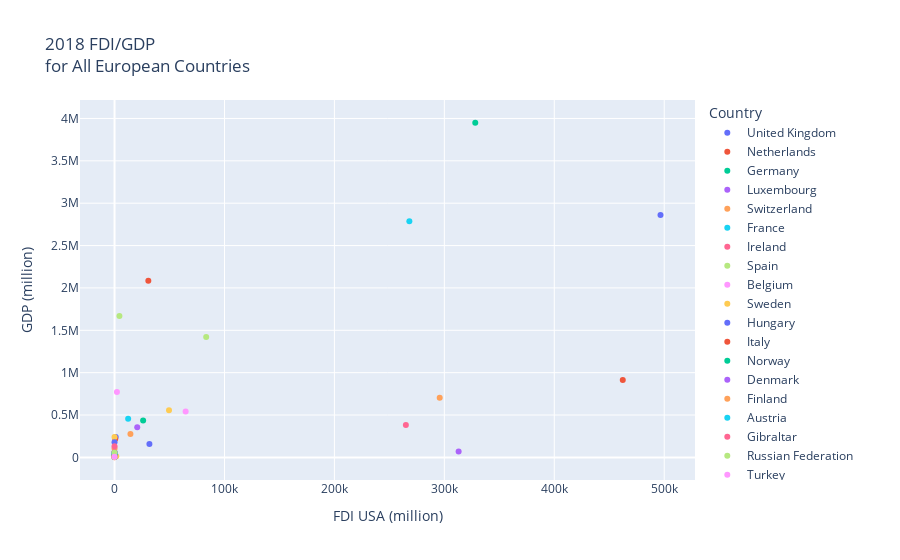

Here is the notebook cell this chart was saved with:
### Code cell
# create scatter plot showing relationship between FDI and GDP for all countries
europe_fdi_gdp_scatter = px.scatter(
    europe_format_name,
    x="FDI USA (million)",
    y="GDP (million)",
    title="2018 FDI/GDP<br>for All European Countries",
    color="Country",
)
europe_fdi_gdp_scatter.write_image("europe_fdi_gdp_scatter.png")
europe_fdi_gdp_scatter

### Figure 1 — Plotly figure (JSON) as saved in the notebook; plotly's stock layout.template omitted (floating-point values rounded to 4 significant figures)
{"data": [{"hovertemplate": "Country=United Kingdom<br>FDI USA (million)=%{x}<br>GDP (million)=%{y}<extra></extra>", "legendgroup": "United Kingdom", "marker": {"color": "#636efa", "symbol": "circle"}, "mode": "markers", "name": "United Kingdom", "orientation": "v", "showlegend": true, "type": "scatter", "x": [496622], "xaxis": "x", "y": [2861000.0], "yaxis": "y"}, {"hovertemplate": "Country=Netherlands<br>FDI USA (million)=%{x}<br>GDP (million)=%{y}<extra></extra>", "legendgroup": "Netherlands", "marker": {"color": "#EF553B", "symbol": "circle"}, "mode": "markers", "name": "Netherlands", "orientation": "v", "showlegend": true, "type": "scatter", "x": [462303], "xaxis": "x", "y": [914100.0], "yaxis": "y"}, {"hovertemplate": "Country=Germany<br>FDI USA (million)=%{x}<br>GDP (million)=%{y}<extra></extra>", "legendgroup": "Germany", "marker": {"color": "#00cc96", "symbol": "circle"}, "mode": "markers", "name": "Germany", "orientation": "v", "showlegend": true, "type": "scatter", "x": [328124], "xaxis": "x", "y": [3950000.0], "yaxis": "y"}, {"hovertemplate": "Country=Luxembourg<br>FDI USA (million)=%{x}<br>GDP (million)=%{y}<extra></extra>", "legendgroup": "Luxembourg", "marker": {"color": "#ab63fa", "symbol": "circle"}, "mode": "markers", "name": "Luxembourg", "orientation": "v", "showlegend": true, "type": "scatter", "x": [312976], "xaxis": "x", "y": [70920.0], "yaxis": "y"}, {"hovertemplate": "Country=Switzerland<br>FDI USA (million)=%{x}<br>GDP (million)=%{y}<extra></extra>", "legendgroup": "Switzerland", "marker": {"color": "#FFA15A", "symbol": "circle"}, "mode": "markers", "name": "Switzerland", "orientation": "v", "showlegend": true, "type": "scatter", "x": [295783], "xaxis": "x", "y": [705100.0], "yaxis": "y"}, {"hovertemplate": "Country=France<br>FDI USA (million)=%{x}<br>GDP (million)=%{y}<extra></extra>", "legendgroup": "France", "marker": {"color": "#19d3f3", "symbol": "circle"}, "mode": "markers", "name": "France", "orientation": "v", "showlegend": true, "type": "scatter", "x": [268169], "xaxis": "x", "y": [2788000.0], "yaxis": "y"}, {"hovertemplate": "Country=Ireland<br>FDI USA (million)=%{x}<br>GDP (million)=%{y}<extra></extra>", "legendgroup": "Ireland", "marker": {"color": "#FF6692", "symbol": "circle"}, "mode": "markers", "name": "Ireland", "orientation": "v", "showlegend": true, "type": "scatter", "x": [265004], "xaxis": "x", "y": [382700.0], "yaxis": "y"}, {"hovertemplate": "Country=Spain<br>FDI USA (million)=%{x}<br>GDP (million)=%{y}<extra></extra>", "legendgroup": "Spain", "marker": {"color": "#B6E880", "symbol": "circle"}, "mode": "markers", "name": "Spain", "orientation": "v", "showlegend": true, "type": "scatter", "x": [83379], "xaxis": "x", "y": [1420000.0], "yaxis": "y"}, {"hovertemplate": "Country=Belgium<br>FDI USA (million)=%{x}<br>GDP (million)=%{y}<extra></extra>", "legendgroup": "Belgium", "marker": {"color": "#FF97FF", "symbol": "circle"}, "mode": "markers", "name": "Belgium", "orientation": "v", "showlegend": true, "type": "scatter", "x": [64661], "xaxis": "x", "y": [542700.0], "yaxis": "y"}, {"hovertemplate": "Country=Sweden<br>FDI USA (million)=%{x}<br>GDP (million)=%{y}<extra></extra>", "legendgroup": "Sweden", "marker": {"color": "#FECB52", "symbol": "circle"}, "mode": "markers", "name": "Sweden", "orientation": "v", "showlegend": true, "type": "scatter", "x": [49546], "xaxis": "x", "y": [555500.0], "yaxis": "y"}, {"hovertemplate": "Country=Hungary<br>FDI USA (million)=%{x}<br>GDP (million)=%{y}<extra></extra>", "legendgroup": "Hungary", "marker": {"color": "#636efa", "symbol": "circle"}, "mode": "markers", "name": "Hungary", "orientation": "v", "showlegend": true, "type": "scatter", "x": [31730], "xaxis": "x", "y": [157900.0], "yaxis": "y"}, {"hovertemplate": "Country=Italy<br>FDI USA (million)=%{x}<br>GDP (million)=%{y}<extra></extra>", "legendgroup": "Italy", "marker": {"color": "#EF553B", "symbol": "circle"}, "mode": "markers", "name": "Italy", "orientation": "v", "showlegend": true, "type": "scatter", "x": [30749], "xaxis": "x", "y": [2086000.0], "yaxis": "y"}, {"hovertemplate": "Country=Norway<br>FDI USA (million)=%{x}<br>GDP (million)=%{y}<extra></extra>", "legendgroup": "Norway", "marker": {"color": "#00cc96", "symbol": "circle"}, "mode": "markers", "name": "Norway", "orientation": "v", "showlegend": true, "type": "scatter", "x": [26007], "xaxis": "x", "y": [434200.0], "yaxis": "y"}, {"hovertemplate": "Country=Denmark<br>FDI USA (million)=%{x}<br>GDP (million)=%{y}<extra></extra>", "legendgroup": "Denmark", "marker": {"color": "#ab63fa", "symbol": "circle"}, "mode": "markers", "name": "Denmark", "orientation": "v", "showlegend": true, "type": "scatter", "x": [20654], "xaxis": "x", "y": [355700.0], "yaxis": "y"}, {"hovertemplate": "Country=Finland<br>FDI USA (million)=%{x}<br>GDP (million)=%{y}<extra></extra>", "legendgroup": "Finland", "marker": {"color": "#FFA15A", "symbol": "circle"}, "mode": "markers", "name": "Finland", "orientation": "v", "showlegend": true, "type": "scatter", "x": [14464], "xaxis": "x", "y": [275900.0], "yaxis": "y"}, {"hovertemplate": "Country=Austria<br>FDI USA (million)=%{x}<br>GDP (million)=%{y}<extra></extra>", "legendgroup": "Austria", "marker": {"color": "#19d3f3", "symbol": "circle"}, "mode": "markers", "name": "Austria", "orientation": "v", "showlegend": true, "type": "scatter", "x": [12392], "xaxis": "x", "y": [455500.0], "yaxis": "y"}, {"hovertemplate": "Country=Gibraltar<br>FDI USA (million)=%{x}<br>GDP (million)=%{y}<extra></extra>", "legendgroup": "Gibraltar", "marker": {"color": "#FF6692", "symbol": "circle"}, "mode": "markers", "name": "Gibraltar", "orientation": "v", "showlegend": true, "type": "scatter", "x": [9367], "xaxis": "x", "y": [null], "yaxis": "y"}, {"hovertemplate": "Country=Russian Federation<br>FDI USA (million)=%{x}<br>GDP (million)=%{y}<extra></extra>", "legendgroup": "Russian Federation", "marker": {"color": "#B6E880", "symbol": "circle"}, "mode": "markers", "name": "Russian Federation", "orientation": "v", "showlegend": true, "type": "scatter", "x": [4455], "xaxis": "x", "y": [1670000.0], "yaxis": "y"}, {"hovertemplate": "Country=Turkey<br>FDI USA (million)=%{x}<br>GDP (million)=%{y}<extra></extra>", "legendgroup": "Turkey", "marker": {"color": "#FF97FF", "symbol": "circle"}, "mode": "markers", "name": "Turkey", "orientation": "v", "showlegend": true, "type": "scatter", "x": [2175], "xaxis": "x", "y": [771400.0], "yaxis": "y"}, {"hovertemplate": "Country=Malta<br>FDI USA (million)=%{x}<br>GDP (million)=%{y}<extra></extra>", "legendgroup": "Malta", "marker": {"color": "#FECB52", "symbol": "circle"}, "mode": "markers", "name": "Malta", "orientation": "v", "showlegend": true, "type": "scatter", "x": [1557], "xaxis": "x", "y": [14600.0], "yaxis": "y"}, {"hovertemplate": "Country=Portugal<br>FDI USA (million)=%{x}<br>GDP (million)=%{y}<extra></extra>", "legendgroup": "Portugal", "marker": {"color": "#636efa", "symbol": "circle"}, "mode": "markers", "name": "Portugal", "orientation": "v", "showlegend": true, "type": "scatter", "x": [1056], "xaxis": "x", "y": [241300.0], "yaxis": "y"}, {"hovertemplate": "Country=Greece<br>FDI USA (million)=%{x}<br>GDP (million)=%{y}<extra></extra>", "legendgroup": "Greece", "marker": {"color": "#EF553B", "symbol": "circle"}, "mode": "markers", "name": "Greece", "orientation": "v", "showlegend": true, "type": "scatter", "x": [639], "xaxis": "x", "y": [218100.0], "yaxis": "y"}, {"hovertemplate": "Country=Cyprus<br>FDI USA (million)=%{x}<br>GDP (million)=%{y}<extra></extra>", "legendgroup": "Cyprus", "marker": {"color": "#00cc96", "symbol": "circle"}, "mode": "markers", "name": "Cyprus", "orientation": "v", "showlegend": true, "type": "scatter", "x": [323], "xaxis": "x", "y": [24960.0], "yaxis": "y"}, {"hovertemplate": "Country=Croatia<br>FDI USA (million)=%{x}<br>GDP (million)=%{y}<extra></extra>", "legendgroup": "Croatia", "marker": {"color": "#ab63fa", "symbol": "circle"}, "mode": "markers", "name": "Croatia", "orientation": "v", "showlegend": true, "type": "scatter", "x": [19], "xaxis": "x", "y": [60990.0], "yaxis": "y"}, {"hovertemplate": "Country=Slovak Republic<br>FDI USA (million)=%{x}<br>GDP (million)=%{y}<extra></extra>", "legendgroup": "Slovak Republic", "marker": {"color": "#FFA15A", "symbol": "circle"}, "mode": "markers", "name": "Slovak Republic", "orientation": "v", "showlegend": true, "type": "scatter", "x": [14], "xaxis": "x", "y": [105800.0], "yaxis": "y"}, {"hovertemplate": "Country=Slovenia<br>FDI USA (million)=%{x}<br>GDP (million)=%{y}<extra></extra>", "legendgroup": "Slovenia", "marker": {"color": "#19d3f3", "symbol": "circle"}, "mode": "markers", "name": "Slovenia", "orientation": "v", "showlegend": true, "type": "scatter", "x": [6], "xaxis": "x", "y": [54030.0], "yaxis": "y"}, {"hovertemplate": "Country=Belarus<br>FDI USA (million)=%{x}<br>GDP (million)=%{y}<extra></extra>", "legendgroup": "Belarus", "marker": {"color": "#FF6692", "symbol": "circle"}, "mode": "markers", "name": "Belarus", "orientation": "v", "showlegend": true, "type": "scatter", "x": [4], "xaxis": "x", "y": [60030.0], "yaxis": "y"}, {"hovertemplate": "Country=Serbia<br>FDI USA (million)=%{x}<br>GDP (million)=%{y}<extra></extra>", "legendgroup": "Serbia", "marker": {"color": "#B6E880", "symbol": "circle"}, "mode": "markers", "name": "Serbia", "orientation": "v", "showlegend": true, "type": "scatter", "x": [3], "xaxis": "x", "y": [50600.0], "yaxis": "y"}, {"hovertemplate": "Country=Armenia<br>FDI USA (million)=%{x}<br>GDP (million)=%{y}<extra></extra>", "legendgroup": "Armenia", "marker": {"color": "#FF97FF", "symbol": "circle"}, "mode": "markers", "name": "Armenia", "orientation": "v", "showlegend": true, "type": "scatter", "x": [3], "xaxis": "x", "y": [12460.0], "yaxis": "y"}, {"hovertemplate": "Country=Romania<br>FDI USA (million)=%{x}<br>GDP (million)=%{y}<extra></extra>", "legendgroup": "Romania", "marker": {"color": "#FECB52", "symbol": "circle"}, "mode": "markers", "name": "Romania", "orientation": "v", "showlegend": true, "type": "scatter", "x": [3], "xaxis": "x", "y": [241600.0], "yaxis": "y"}, {"hovertemplate": "Country=Uzbekistan<br>FDI USA (million)=%{x}<br>GDP (million)=%{y}<extra></extra>", "legendgroup": "Uzbekistan", "marker": {"color": "#636efa", "symbol": "circle"}, "mode": "markers", "name": "Uzbekistan", "orientation": "v", "showlegend": true, "type": "scatter", "x": [0], "xaxis": "x", "y": [50390.0], "yaxis": "y"}, {"hovertemplate": "Country=San Marino<br>FDI USA (million)=%{x}<br>GDP (million)=%{y}<extra></extra>", "legendgroup": "San Marino", "marker": {"color": "#EF553B", "symbol": "circle"}, "mode": "markers", "name": "San Marino", "orientation": "v", "showlegend": true, "type": "scatter", "x": [0], "xaxis": "x", "y": [1638.0], "yaxis": "y"}, {"hovertemplate": "Country=Tajikistan<br>FDI USA (million)=%{x}<br>GDP (million)=%{y}<extra></extra>", "legendgroup": "Tajikistan", "marker": {"color": "#00cc96", "symbol": "circle"}, "mode": "markers", "name": "Tajikistan", "orientation": "v", "showlegend": true, "type": "scatter", "x": [0], "xaxis": "x", "y": [7523.0], "yaxis": "y"}, {"hovertemplate": "Country=Turkmenistan<br>FDI USA (million)=%{x}<br>GDP (million)=%{y}<extra></extra>", "legendgroup": "Turkmenistan", "marker": {"color": "#ab63fa", "symbol": "circle"}, "mode": "markers", "name": "Turkmenistan", "orientation": "v", "showlegend": true, "type": "scatter", "x": [0], "xaxis": "x", "y": [40760.0], "yaxis": "y"}, {"hovertemplate": "Country=Albania<br>FDI USA (million)=%{x}<br>GDP (million)=%{y}<extra></extra>", "legendgroup": "Albania", "marker": {"color": "#FFA15A", "symbol": "circle"}, "mode": "markers", "name": "Albania", "orientation": "v", "showlegend": true, "type": "scatter", "x": [0], "xaxis": "x", "y": [15150.0], "yaxis": "y"}, {"hovertemplate": "Country=Montenegro<br>FDI USA (million)=%{x}<br>GDP (million)=%{y}<extra></extra>", "legendgroup": "Montenegro", "marker": {"color": "#19d3f3", "symbol": "circle"}, "mode": "markers", "name": "Montenegro", "orientation": "v", "showlegend": true, "type": "scatter", "x": [0], "xaxis": "x", "y": [5507.0], "yaxis": "y"}, {"hovertemplate": "Country=Moldova<br>FDI USA (million)=%{x}<br>GDP (million)=%{y}<extra></extra>", "legendgroup": "Moldova", "marker": {"color": "#FF6692", "symbol": "circle"}, "mode": "markers", "name": "Moldova", "orientation": "v", "showlegend": true, "type": "scatter", "x": [0], "xaxis": "x", "y": [11460.0], "yaxis": "y"}, {"hovertemplate": "Country=Andorra<br>FDI USA (million)=%{x}<br>GDP (million)=%{y}<extra></extra>", "legendgroup": "Andorra", "marker": {"color": "#B6E880", "symbol": "circle"}, "mode": "markers", "name": "Andorra", "orientation": "v", "showlegend": true, "type": "scatter", "x": [0], "xaxis": "x", "y": [3218.0], "yaxis": "y"}, {"hovertemplate": "Country=Kyrgyz Republic<br>FDI USA (million)=%{x}<br>GDP (million)=%{y}<extra></extra>", "legendgroup": "Kyrgyz Republic", "marker": {"color": "#FF97FF", "symbol": "circle"}, "mode": "markers", "name": "Kyrgyz Republic", "orientation": "v", "showlegend": true, "type": "scatter", "x": [0], "xaxis": "x", "y": [8271.0], "yaxis": "y"}, {"hovertemplate": "Country=Kosovo<br>FDI USA (million)=%{x}<br>GDP (million)=%{y}<extra></extra>", "legendgroup": "Kosovo", "marker": {"color": "#FECB52", "symbol": "circle"}, "mode": "markers", "name": "Kosovo", "orientation": "v", "showlegend": true, "type": "scatter", "x": [0], "xaxis": "x", "y": [7943.0], "yaxis": "y"}, {"hovertemplate": "Country=Kazakhstan<br>FDI USA (million)=%{x}<br>GDP (million)=%{y}<extra></extra>", "legendgroup": "Kazakhstan", "marker": {"color": "#636efa", "symbol": "circle"}, "mode": "markers", "name": "Kazakhstan", "orientation": "v", "showlegend": true, "type": "scatter", "x": [0], "xaxis": "x", "y": [179300.0], "yaxis": "y"}, {"hovertemplate": "Country=Georgia<br>FDI USA (million)=%{x}<br>GDP (million)=%{y}<extra></extra>", "legendgroup": "Georgia", "marker": {"color": "#EF553B", "symbol": "circle"}, "mode": "markers", "name": "Georgia", "orientation": "v", "showlegend": true, "type": "scatter", "x": [0], "xaxis": "x", "y": [17600.0], "yaxis": "y"}, {"hovertemplate": "Country=Bosnia and Herzegovina<br>FDI USA (million)=%{x}<br>GDP (million)=%{y}<extra></extra>", "legendgroup": "Bosnia and Herzegovina", "marker": {"color": "#00cc96", "symbol": "circle"}, "mode": "markers", "name": "Bosnia and Herzegovina", "orientation": "v", "showlegend": true, "type": "scatter", "x": [0], "xaxis": "x", "y": [20180.0], "yaxis": "y"}, {"hovertemplate": "Country=Vatican City<br>FDI USA (million)=%{x}<br>GDP (million)=%{y}<extra></extra>", "legendgroup": "Vatican City", "marker": {"color": "#ab63fa", "symbol": "circle"}, "mode": "markers", "name": "Vatican City", "orientation": "v", "showlegend": true, "type": "scatter", "x": [0], "xaxis": "x", "y": [null], "yaxis": "y"}, {"hovertemplate": "Country=North Macedonia<br>FDI USA (million)=%{x}<br>GDP (million)=%{y}<extra></extra>", "legendgroup": "North Macedonia", "marker": {"color": "#FFA15A", "symbol": "circle"}, "mode": "markers", "name": "North Macedonia", "orientation": "v", "showlegend": true, "type": "scatter", "x": [-1], "xaxis": "x", "y": [12630.0], "yaxis": "y"}, {"hovertemplate": "Country=Azerbaijan<br>FDI USA (million)=%{x}<br>GDP (million)=%{y}<extra></extra>", "legendgroup": "Azerbaijan", "marker": {"color": "#19d3f3", "symbol": "circle"}, "mode": "markers", "name": "Azerbaijan", "orientation": "v", "showlegend": true, "type": "scatter", "x": [-2], "xaxis": "x", "y": [47110.0], "yaxis": "y"}, {"hovertemplate": "Country=Ukraine<br>FDI USA (million)=%{x}<br>GDP (million)=%{y}<extra></extra>", "legendgroup": "Ukraine", "marker": {"color": "#FF6692", "symbol": "circle"}, "mode": "markers", "name": "Ukraine", "orientation": "v", "showlegend": true, "type": "scatter", "x": [-3], "xaxis": "x", "y": [130900.0], "yaxis": "y"}, {"hovertemplate": "Country=Lithuania<br>FDI USA (million)=%{x}<br>GDP (million)=%{y}<extra></extra>", "legendgroup": "Lithuania", "marker": {"color": "#B6E880", "symbol": "circle"}, "mode": "markers", "name": "Lithuania", "orientation": "v", "showlegend": true, "type": "scatter", "x": [-4], "xaxis": "x", "y": [53460.0], "yaxis": "y"}, {"hovertemplate": "Country=Monaco<br>FDI USA (million)=%{x}<br>GDP (million)=%{y}<extra></extra>", "legendgroup": "Monaco", "marker": {"color": "#FF97FF", "symbol": "circle"}, "mode": "markers", "name": "Monaco", "orientation": "v", "showlegend": true, "type": "scatter", "x": [-26], "xaxis": "x", "y": [7188.0], "yaxis": "y"}], "layout": {"autosize": true, "legend": {"title": {"text": "Country"}, "tracegroupgap": 0}, "title": {"text": "2018 FDI/GDP<br>for All European Countries"}, "xaxis": {"anchor": "y", "autorange": true, "domain": [0, 1], "range": [-30690.0, 527300.0], "title": {"text": "FDI USA (million)"}, "type": "linear"}, "yaxis": {"anchor": "x", "autorange": true, "domain": [0, 1], "range": [-287500.0, 4239000.0], "title": {"text": "GDP (million)"}, "type": "linear"}}}
